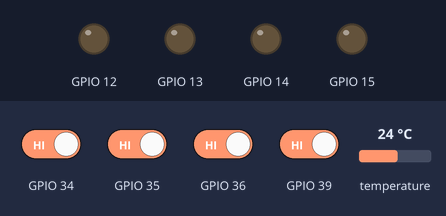
The sketch below on a simulated ESP32. On the bench: output pins drawn as LEDs (lit = HIGH). Wiring (inferred from the names in the program): MCP23017 port expander at I2C address 0x20; DS3231 clock at I2C address 0x68. Inputs (shaded band) come from the test bench; at power-on: GPIO 34–36, GPIO 39 HIGH, temperature 24 °C. WiFi joins after 1.5 s; servers stay silent unless stated; the local clock reads 2024-03-15 10:24:30 at power-on unless the sketch sets it; what the sketch prints to the serial monitor is not drawn.

Above: at 2.8 s.
2.9 s: GPIO 34 driven LOW
5.9 s: GPIO 35 driven LOW
At 6.7 s:
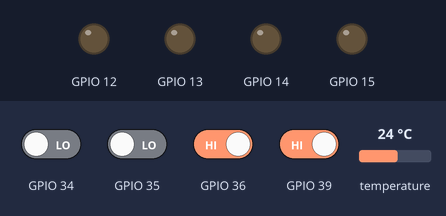
8.9 s: GPIO 36 driven LOW
At 10.6 s:
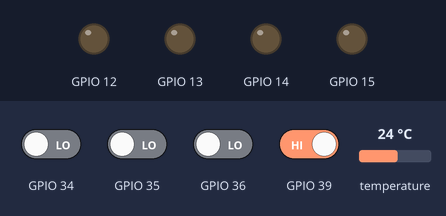
Timing chart, 0 to 11.6 s (numbered marks = the images above; inputs shaded):
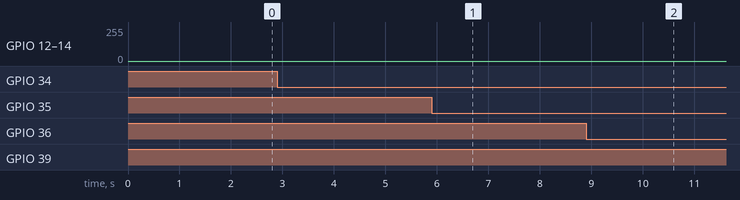

The sketch:

Controlesp.ino
```cpp
//Projetando no Apê
//Agosto de 2020
//
//Este programa foi desenvolvido para:
//1. Se conectar à internet. Recebe horário NTP (Network Time Protocol) e atualiza o RTC (Real Time Clock) interno do ESP;
//2. Controlar o brilho dos leds da placa por pulsos PWM;
//3. Utilizar interrupções para tratar o sinal de acionamento dos botões;
//4. Envia comandos ao MCP23017 utilizando o protocolo de comunicação I2C para controlar os pinos virtuais de expansão
//

#include <WiFi.h>
#include <Wire.h>
#include <sys/time.h>
#include "tabela.h"

const char* ssid       = "Nome da rede wifi";
const char* password   = "Senha da rede wifi";

TwoWire I2Cone = TwoWire(0);
TwoWire I2Ctwo = TwoWire(1);

#define MCP_ADDRESS 0x20    //endereço I2C do MCP23017
#define GPA         0x12    // DATA PORT REGISTER A
#define GPB         0x13    // DATA PORT REGISTER B
#define IODIRA      0x00    // I/O DIRECTION REGISTER A
#define IODIRB      0x01    // I/O DIRECTION REGISTER B

#define CLOCK_ADDRESS 0x68

RTC_DATA_ATTR time_t now;
RTC_DATA_ATTR struct tm * timeinfo;

uint8_t hora, minuto, segundo, dia, mes, semana;
uint16_t ano;

const long  gmtOffset_sec = -3 * 3600;
const int   daylightOffset_sec = 0;

volatile bool btVermelhoPress = 0;
volatile bool btAmareloPress = 0;
volatile bool btVerdePress = 0;
volatile bool btAzulPress = 0;
void btVermelho() {btVermelhoPress = true;}
void btAmarelo()  {btAmareloPress  = true;}
void btVerde()    {btVerdePress    = true;}
void btAzul()     {btAzulPress     = true;}

void setup() {
  Serial.begin(115200);
  setupPins();
  leDS3231();
  if (iniciaWifi()) configTime(gmtOffset_sec, daylightOffset_sec, "south-america.pool.ntp.org", "pool.ntp.org");
  //gravaDS3231();
  delay(100);
  attachInterrupt(digitalPinToInterrupt(34), btAzul,     FALLING); //subrotina de acionamento do botão azul
  attachInterrupt(digitalPinToInterrupt(35), btVerde,    FALLING); //subrotina de acionamento do botão verde
  attachInterrupt(digitalPinToInterrupt(36), btAmarelo,  FALLING); //subrotina de acionamento do botão amarelo
  attachInterrupt(digitalPinToInterrupt(39), btVermelho, FALLING); //subrotina de acionamento do botão vermelho

}

void loop() {
  int x = 1;
  for (int i = 0; i > -1;  i += x) {
    if (!btAzulPress && !btVerdePress && !btAmareloPress && !btVermelhoPress) return;
    if (btAzulPress)      ledcWrite(0, gama[i]);
    if (btVerdePress)     ledcWrite(1, gama[i]);
    if (btAmareloPress)   ledcWrite(2, gama[i]);
    if (btVermelhoPress)  ledcWrite(3, gama[i]);
    delayMicroseconds(500);
    if (i == 1023) x = -1;
  }
  printLocalTime();
  Serial.println(getTemperature());
  //btVermelhoPress = false;
  //btAmareloPress  = false;
  //btVerdePress    = false;
  //btAzulPress     = false;
  return;

  for (uint8_t i = 0; i < 3; i++){
    digitalWriteMCP (i, HIGH);
    delay (1000);
  }
  for (uint8_t i = 0; i < 3; i++){
    digitalWriteMCP (i, LOW);
    delay (1000);
  }
  delay(1000);
}

bool iniciaWifi(){
  uint8_t wifiCounter;
  WiFi.begin(ssid, password);
  while (WiFi.status() != WL_CONNECTED) {
    delay(500);
    Serial.print(".");
    if (++wifiCounter > 30) return (false); // restart after 15 s
  }
  return (true);
}

void printLocalTime() {
  time(&now);
  timeinfo = localtime (&now);

  segundo = timeinfo->tm_sec;
  minuto  = timeinfo->tm_min;
  hora    = timeinfo->tm_hour;
  dia     = timeinfo->tm_mday;
  mes     = timeinfo->tm_mon;
  ano     = timeinfo->tm_year + 1900;
  semana  = timeinfo->tm_wday;

  Serial.printf ("%s\n", asctime(timeinfo));
}


static uint8_t bcd2bin (uint8_t val) { return val - 6 * (val >> 4); }

void leDS3231(){
  I2Cone.beginTransmission(CLOCK_ADDRESS);
  I2Cone.write(0);  // This is the first register address (Seconds)
        // We'll read from here on for 7 bytes: secs reg, minutes reg, hours, days, months and years.
  I2Cone.endTransmission();

  I2Cone.requestFrom(CLOCK_ADDRESS, 7);
  uint8_t ss = bcd2bin(I2Cone.read() & 0x7F);
  uint8_t mm = bcd2bin(I2Cone.read());
  uint8_t hh = bcd2bin(I2Cone.read());
  I2Cone.read();
  uint8_t d = bcd2bin(I2Cone.read());
  uint8_t m = bcd2bin(I2Cone.read());
  uint16_t y = bcd2bin(I2Cone.read()) + 2000;

  timeinfo = localtime ( &now );
  timeinfo->tm_sec = ss;
  timeinfo->tm_min = mm;
  timeinfo->tm_hour = hh;
  timeinfo->tm_mday = d;;
  timeinfo->tm_mon = m - 1;
  timeinfo->tm_year = y - 1900;
  //timeinfo->tm_wday;
  time_t t = mktime (timeinfo);
  Serial.printf ("%s\n", asctime(timeinfo));

  struct timeval now = { .tv_sec = t };
  settimeofday(&now, NULL);
}

uint8_t decToBcd (uint8_t val) {  // Convert normal decimal numbers to binary coded decimal
  return ( (val/10*16) + (val%10) );
}

void gravaDS3231(){

  for (int i = 0; i < 5; i++){
    time(&now);
    timeinfo = localtime (&now);
    Serial.printf ("%s\n", asctime(timeinfo));
    delay(1000);
  }

Serial.println(timeinfo->tm_sec);
Serial.println(timeinfo->tm_min);
Serial.println(timeinfo->tm_hour);
Serial.println(timeinfo->tm_wday);
Serial.println(timeinfo->tm_mday);
Serial.println(timeinfo->tm_mon);
Serial.println(timeinfo->tm_year - 100);


  I2Cone.beginTransmission(CLOCK_ADDRESS);
  I2Cone.write(0x00);
  I2Cone.write(decToBcd(timeinfo->tm_sec)); //segundo
  I2Cone.write(decToBcd(timeinfo->tm_min)); //minuto
  I2Cone.write(decToBcd(timeinfo->tm_hour)); //hora
  I2Cone.write(decToBcd(timeinfo->tm_wday + 1)); //DoW (domingo = 1; segunda = 2)
  I2Cone.write(decToBcd(timeinfo->tm_mday)); //dia
  I2Cone.write(decToBcd(timeinfo->tm_mon + 1)); //mes
  I2Cone.write(decToBcd(timeinfo->tm_year - 100)); //ano
  I2Cone.endTransmission();
}

float getTemperature() {
  // Checks the internal thermometer on the DS3231 and returns the
  // temperature as a floating-point value.

  // Updated / modified a tiny bit from "Coding Badly" and "Tri-Again"
  // http://forum.arduino.cc/index.php/topic,22301.0.html

  byte tMSB, tLSB;
  float temp3231;

  // temp registers (11h-12h) get updated automatically every 64s
  I2Cone.beginTransmission(CLOCK_ADDRESS);
  I2Cone.write(0x11);
  I2Cone.endTransmission();
  I2Cone.requestFrom(CLOCK_ADDRESS, 2);

  // Should I do more "if available" checks here?
  if(I2Cone.available()) {
    tMSB = I2Cone.read(); //2's complement int portion
    tLSB = I2Cone.read(); //fraction portion

    temp3231 = ((((short)tMSB << 8) | (short)tLSB) >> 6) / 4.0;
  }
  else {
    temp3231 = -9999; // Some obvious error value
  }

  return temp3231;
}

//---------------------------------------------------------------------------------

void setupPins(){
  //Inicializa o Wire nos pinos SDA e SCL padrões do ESP32
  I2Cone.begin(32,33,200000); // SDA pin 21, SCL pin 22, 200kHz frequency
  configurePort(IODIRA, OUTPUT);//Configura todos os pinos das duas portas do MCP23017 como saída
  configurePort(IODIRB, OUTPUT);
  pinMode(12, OUTPUT);
  pinMode(13, OUTPUT);
  pinMode(14, OUTPUT);
  pinMode(15, OUTPUT);
  pinMode(34, INPUT);
  pinMode(35, INPUT);
  pinMode(36, INPUT);
  pinMode(39, INPUT);
  ledcAttachPin(12, 0); //azul
  ledcAttachPin(13, 1);
  ledcAttachPin(14, 2);
  ledcAttachPin(15, 3);
  ledcSetup(0, 1000, 10);
  ledcSetup(1, 1000, 10);
  ledcSetup(2, 1000, 10);
  ledcSetup(3, 1000, 10);
}

void configurePort(uint8_t port, uint8_t type) {
  if(type == INPUT) writeBlockData(port, 0xFF);
  else if(type == OUTPUT) writeBlockData(port, 0x00);
}

//muda o estado de um pino desejado
void digitalWriteMCP(int pin, int value) {
  uint8_t port;
  static uint8_t v;

  //de 0 a 7 porta A, de 8 a 15 porta B
  if(pin < 8){
    port = GPA;
  }else{
    port = GPB;
    pin -= 8;
  }

  if (value == LOW) v &= ~(B00000001 << (pin)); // muda o pino para LOW
  else if (value == HIGH) v |= (B00000001 << (pin)); // muda o pino para HIGH

  //Salva os valores dos bits da porta correspondente

  //envia os dados para o MCP
  writeBlockData(port, v);
}

//envia dados para o MCP23017 através do barramento i2c
void writeBlockData(uint8_t port, uint8_t data) {
  I2Cone.beginTransmission(MCP_ADDRESS);
  I2Cone.write(port);
  I2Cone.write(data);
  I2Cone.endTransmission();
  delay(10);
}
```

Source omitted: tabela.h (data table, 4308 bytes)

Measured:
- after the input at 5.9 s, GPIO 12: stays 0/255 (without the input it goes to 153/255 after 2.4 s)
- after the input at 8.9 s, GPIO 12, GPIO 13: stays 0/255 (without the input it goes to 68/255 after 1.3 s)
